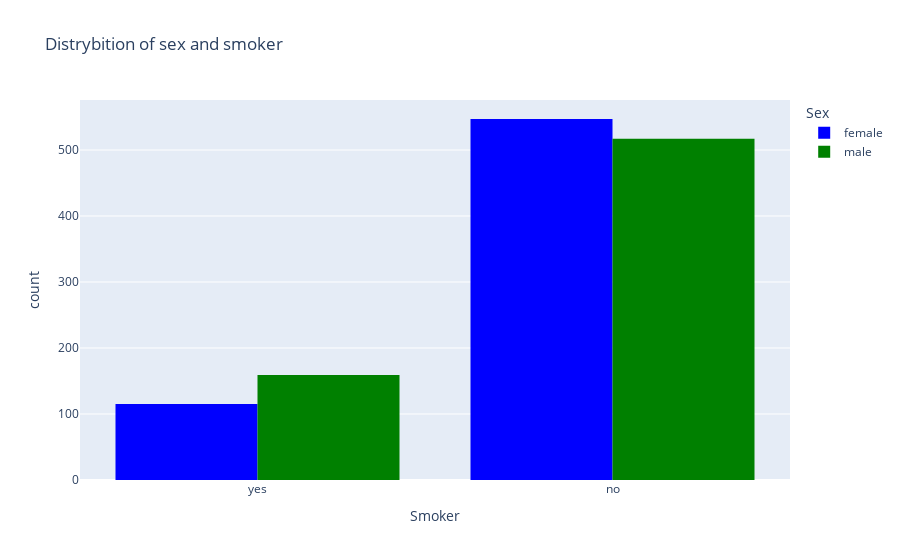

Notebook cell for this chart:
### Markdown cell above
Insurance burden by fertility:

The average insurance burden for:
0 children: $9,800, with a range of $2,800 to $14,500
1 child: $8,500, with a range of $4,800 to $16,000
2 children: $9,300, with a range of $6,300 to $20,600
3 children: $10,600, with a range of $6,700 to $19,200
4 or more children: $9,200, with a range of $5,600 to $17,300
The insurance burden increases with the number of children.
Individuals with no children have a higher insurance burden than those with 1 or 2 children.
Individuals with 4 or more children have the lowest insurance burden.

### Code cell
fig = px.histogram(insurance, x="smoker", color='sex', barmode='group', title = 'Distrybition of sex and smoker',
                  labels={ "smoker": "Smoker", "count":"Count", 'sex':'Sex'
      },
 color_discrete_map={'female': 'blue', 'male': 'green'}
)
fig.show()

### Figure 1 — Plotly figure (JSON) as saved in the notebook; plotly's stock layout.template omitted (floating-point values rounded to 4 significant figures; data arrays with more than 128 entries replaced by an {"elided": "..."} marker saying what was removed)
{"data": [{"alignmentgroup": "True", "bingroup": "x", "hovertemplate": "Sex=female<br>Smoker=%{x}<br>count=%{y}<extra></extra>", "legendgroup": "female", "marker": {"color": "blue", "pattern": {"shape": ""}}, "name": "female", "offsetgroup": "female", "orientation": "v", "showlegend": true, "type": "histogram", "x": {"elided": "662 str values"}, "xaxis": "x", "yaxis": "y"}, {"alignmentgroup": "True", "bingroup": "x", "hovertemplate": "Sex=male<br>Smoker=%{x}<br>count=%{y}<extra></extra>", "legendgroup": "male", "marker": {"color": "green", "pattern": {"shape": ""}}, "name": "male", "offsetgroup": "male", "orientation": "v", "showlegend": true, "type": "histogram", "x": {"elided": "676 str values"}, "xaxis": "x", "yaxis": "y"}], "layout": {"barmode": "group", "legend": {"title": {"text": "Sex"}, "tracegroupgap": 0}, "title": {"text": "Distrybition of sex and smoker"}, "xaxis": {"anchor": "y", "domain": [0, 1], "title": {"text": "Smoker"}}, "yaxis": {"anchor": "x", "domain": [0, 1], "title": {"text": "count"}}}}
